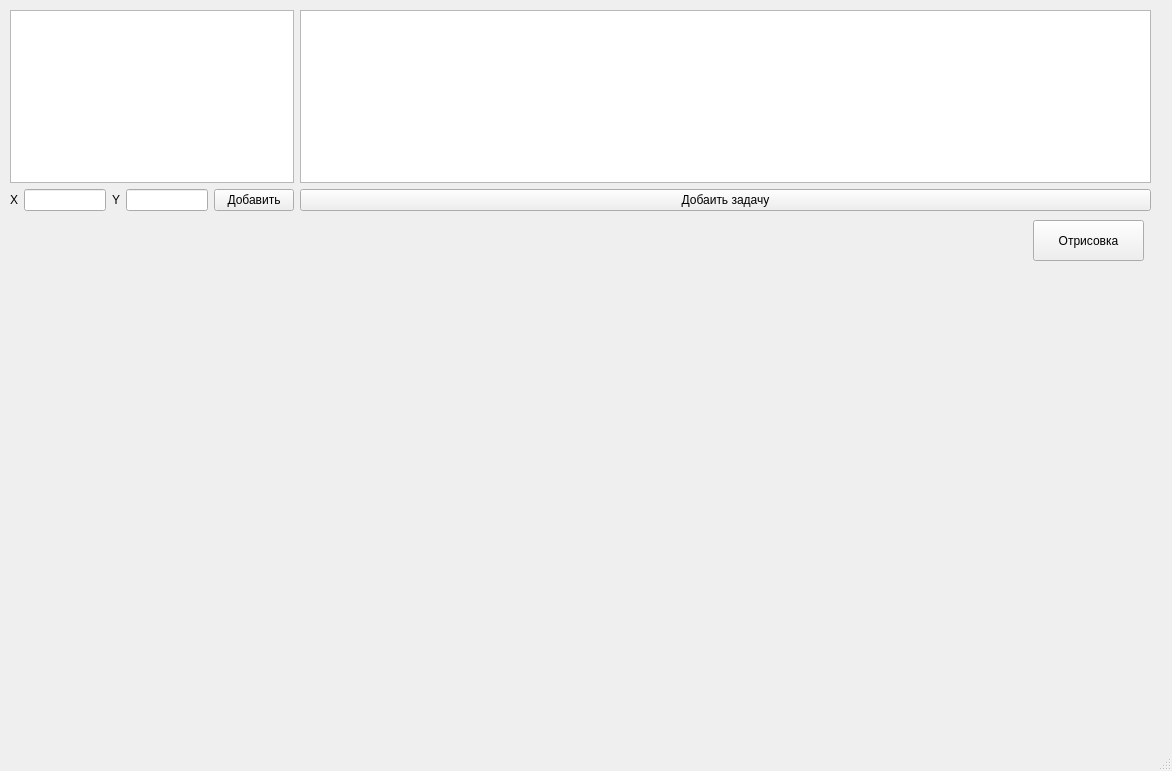
<?xml version="1.0" encoding="UTF-8"?>
<ui version="4.0">
 <class>MainWindow</class>
 <widget class="QMainWindow" name="MainWindow">
  <property name="geometry">
   <rect>
    <x>0</x>
    <y>0</y>
    <width>1172</width>
    <height>771</height>
   </rect>
  </property>
  <property name="windowTitle">
   <string>QPlotter</string>
  </property>
  <widget class="QWidget" name="centralwidget">
   <widget class="QWidget" name="layoutWidget">
    <property name="geometry">
     <rect>
      <x>10</x>
      <y>10</y>
      <width>1141</width>
      <height>201</height>
     </rect>
    </property>
    <layout class="QGridLayout" name="gridLayout_2" columnstretch="1,3">
     <property name="sizeConstraint">
      <enum>QLayout::SetDefaultConstraint</enum>
     </property>
     <item row="0" column="0">
      <layout class="QGridLayout" name="gridLayout">
       <item row="1" column="4">
        <widget class="QPushButton" name="appPointsBtn">
         <property name="text">
          <string>Добавить</string>
         </property>
        </widget>
       </item>
       <item row="1" column="1">
        <widget class="QLineEdit" name="lineX"/>
       </item>
       <item row="1" column="0">
        <widget class="QLabel" name="label_2">
         <property name="text">
          <string>X</string>
         </property>
        </widget>
       </item>
       <item row="1" column="2">
        <widget class="QLabel" name="label">
         <property name="text">
          <string>Y</string>
         </property>
        </widget>
       </item>
       <item row="1" column="3">
        <widget class="QLineEdit" name="lineY"/>
       </item>
       <item row="0" column="0" colspan="5">
        <widget class="QTableView" name="pointsTableView"/>
       </item>
      </layout>
     </item>
     <item row="0" column="1">
      <layout class="QVBoxLayout" name="verticalLayout">
       <item>
        <widget class="QTableView" name="tasksTableView"/>
       </item>
       <item>
        <widget class="QPushButton" name="addTaskBtn">
         <property name="text">
          <string>Добаить задачу</string>
         </property>
        </widget>
       </item>
      </layout>
     </item>
    </layout>
   </widget>
   <widget class="QPushButton" name="plotBtn">
    <property name="geometry">
     <rect>
      <x>1033</x>
      <y>220</y>
      <width>111</width>
      <height>41</height>
     </rect>
    </property>
    <property name="text">
     <string>Отрисовка</string>
    </property>
   </widget>
   <widget class="QCustomPlot" name="area" native="true">
    <property name="geometry">
     <rect>
      <x>10</x>
      <y>220</y>
      <width>1011</width>
      <height>501</height>
     </rect>
    </property>
   </widget>
   <widget class="QLabel" name="corrLbl">
    <property name="geometry">
     <rect>
      <x>1030</x>
      <y>310</y>
      <width>111</width>
      <height>18</height>
     </rect>
    </property>
    <property name="font">
     <font>
      <pointsize>14</pointsize>
      <italic>true</italic>
     </font>
    </property>
    <property name="text">
     <string/>
    </property>
   </widget>
   <widget class="QLabel" name="msdLbl">
    <property name="geometry">
     <rect>
      <x>1030</x>
      <y>350</y>
      <width>111</width>
      <height>18</height>
     </rect>
    </property>
    <property name="font">
     <font>
      <pointsize>14</pointsize>
      <italic>true</italic>
     </font>
    </property>
    <property name="text">
     <string/>
    </property>
   </widget>
  </widget>
  <widget class="QMenuBar" name="menubar">
   <property name="geometry">
    <rect>
     <x>0</x>
     <y>0</y>
     <width>1172</width>
     <height>23</height>
    </rect>
   </property>
  </widget>
  <widget class="QStatusBar" name="statusbar"/>
 </widget>
 <customwidgets>
  <customwidget>
   <class>QCustomPlot</class>
   <extends>QWidget</extends>
   <header>qcustomplot.h</header>
   <container>1</container>
  </customwidget>
 </customwidgets>
 <resources/>
 <connections/>
</ui>
